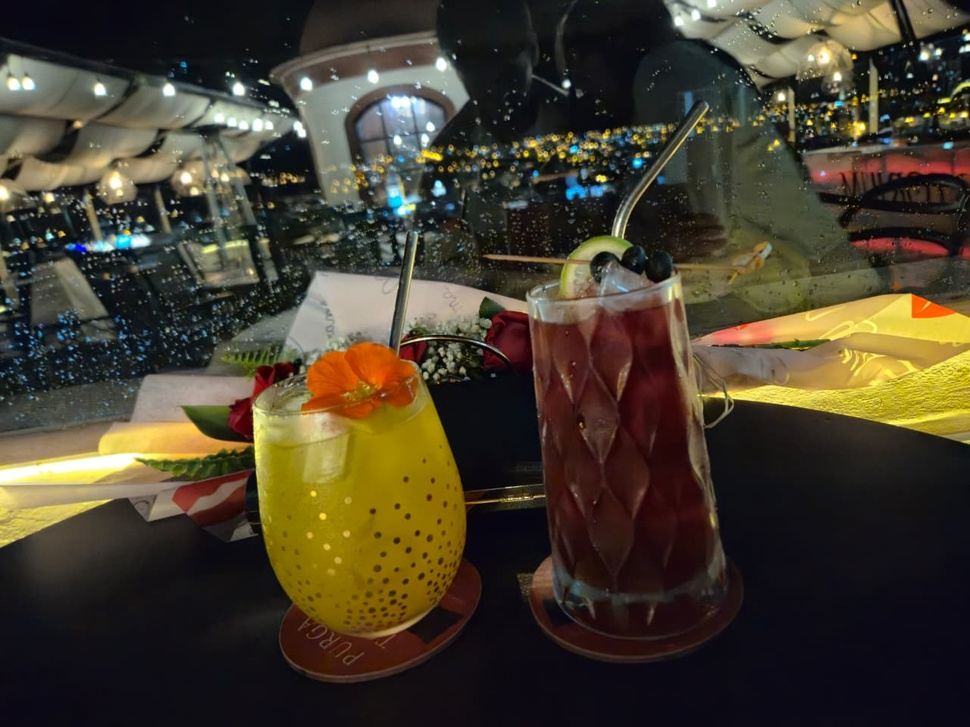
#> input picture colores.jpeg, 970 x 727 px, shrunk from 1280 x 960 before the run
$ jupyter execute --allow-errors clase2.ipynb
#> lines starting #> are read from the running program, lines starting #| are printed output that depends on the picture
[cell 1]
import cv2
import matplotlib.pyplot as plt
import numpy as np
img= cv2.imread('colores.jpeg')
#> img is the input picture: shape (727, 970, 3); mean B, G, R 45.4, 61.9, 69.9
img_rgb = cv2.cvtColor(img, cv2.COLOR_BGR2RGB)

fig, axs = plt.subplots(1, 4, figsize=(20, 5))


axs[0].imshow(img_rgb)
axs[0].set_title('Imagen Original')

fig_img=axs[1].imshow(img_rgb[..., 0], cmap='gray')
fig.colorbar(fig_img, ax=axs[1], shrink=0.5)
axs[1].set_title('Canal Rojo')

fig_img=axs[2].imshow(img_rgb[..., 1], cmap='gray')
fig.colorbar(fig_img, ax=axs[2], shrink=0.5)
axs[2].set_title('Canal Verde')

fig_img=axs[3].imshow(img_rgb[..., 2], cmap='gray')
fig.colorbar(fig_img, ax=axs[3], shrink=0.5)
axs[3].set_title('Canal Azul')

plt.tight_layout()
plt.show()
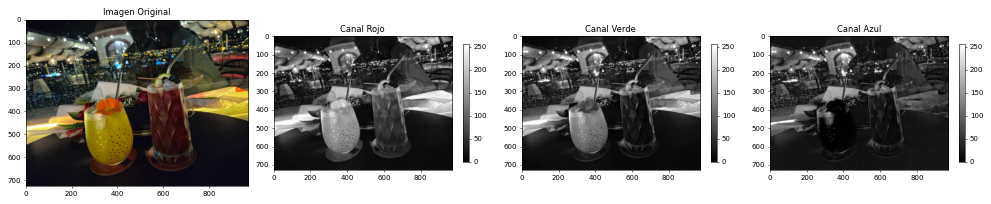
#> figure drawn by matplotlib, 7 panels

muestra matrices

[cell 2]
img_rgb[:3,3,:]
#> Out = [[10, 6, 20], [10, 6, 20], [10, 6, 20]]

muestra de pixeles para recortar una imagen

[cell 3]
plt.imshow(img_rgb[:10,:10,:])
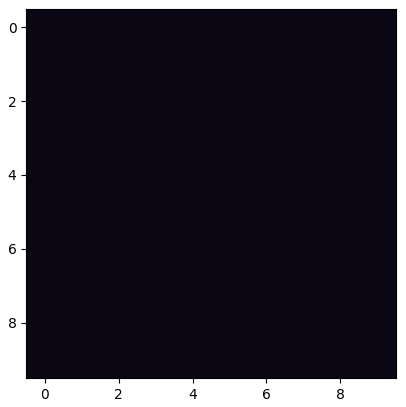
#> figure drawn by matplotlib, 1 panel

guardar imagen

[cell 4]
cv2.imwrite('imagen.jpg', img_rgb) #GUARDAR IMAGEN CON OPENCV
plt.imsave('imagen_nueva3.jpg', cv2.cvtColor(img_rgb, cv2.COLOR_BGR2RGB)) #GUARDAR IMAGEN CON MATPLOTLIB, SE DEBE CONVERTIR A RGB PARA QUE LOS COLORES SEAN CORRECTOS
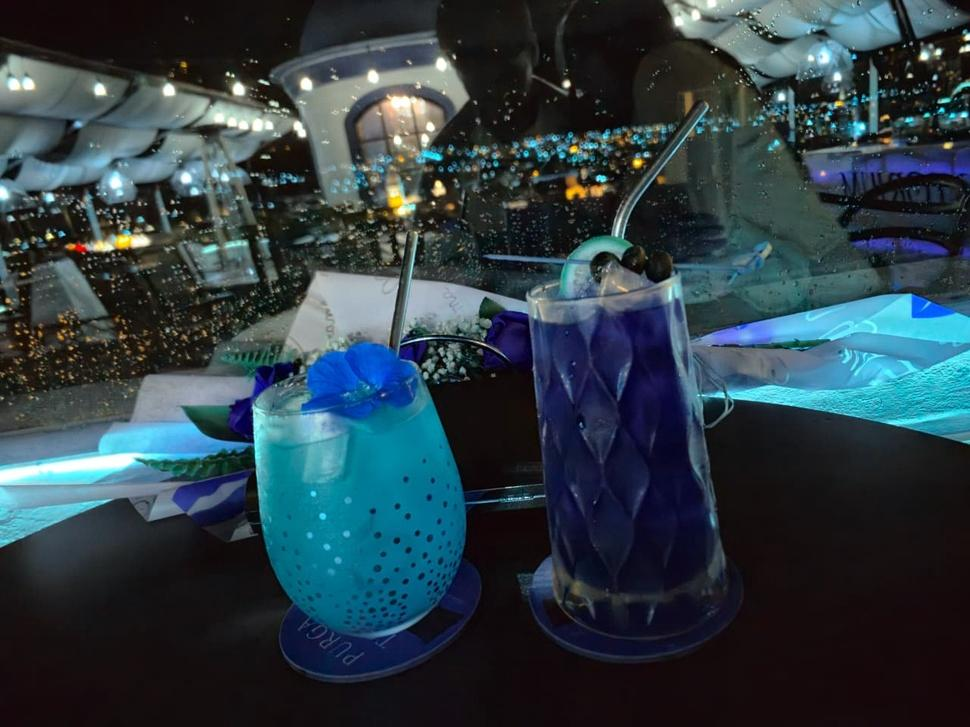
#> saved as imagen_nueva3.jpg: shape (727, 970, 3); mean R, G, B 45.4, 61.9, 69.9

ejercicos para generar una imagen

#> (a cell that did not finish here is left out)

esacala de grises y colores

[cell 6]
import cv2
import matplotlib.pyplot as plt
import numpy as np
img = cv2.imread('colores.jpeg', cv2.IMREAD_GRAYSCALE)
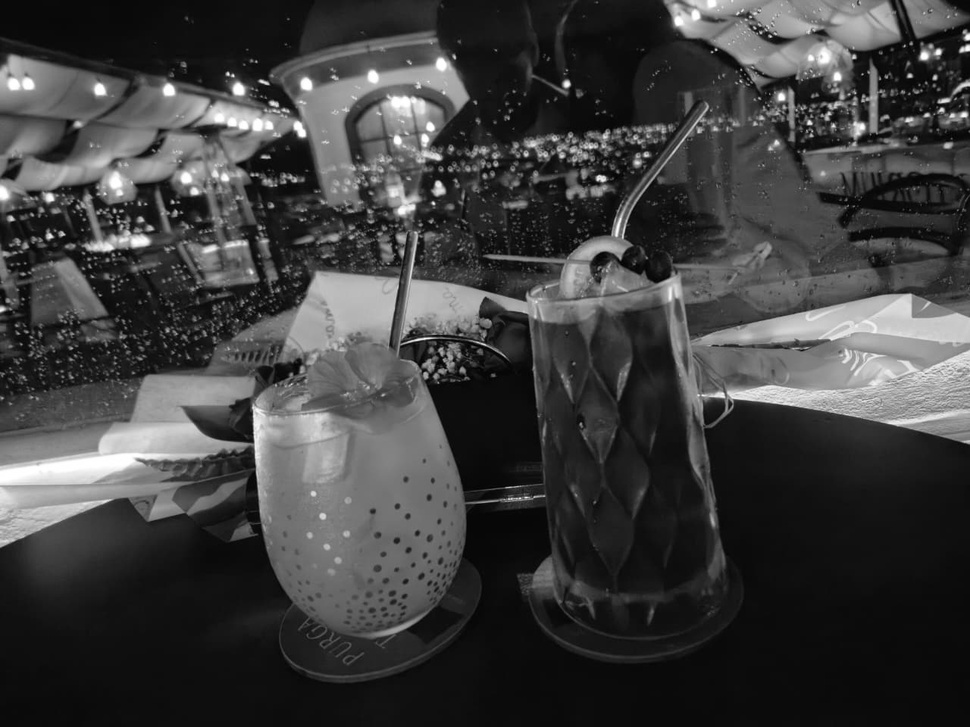
#> img: shape (727, 970); min 0, max 255, mean 62.4
#VALORES INICIALES DE PROFUNDIDAD DE COLOR
original=img.dtype
#transformando img a 16 bits
img16bits= np.uint16(img)
img_new=img16bits.dtype
print(f'Profundidad de color original: {original}')
#| Profundidad de color original: uint8
print(f'Profundidad de color nueva: {img_new}')
#| Profundidad de color nueva: uint16

plt.figure(figsize=(10,5))
plt.subplot(1,2,1)
plt.imshow(img, cmap='gray')
plt.title('Imagen Original')

plt.subplot(1,2,2)
plt.imshow(img, cmap='gray')
plt.title('Imagen con 16 bits')

#guardado con cv2 y matplotlib

cv2.imwrite('imagen_16bits.jpg', img16bits) #GUARDAR IMAGEN CON OPENCV
plt.imsave('imagen_nueva_16bits1.jpg', img16bits, cmap='gray')

$ run again, with img1.jpeg copied over colores.jpeg
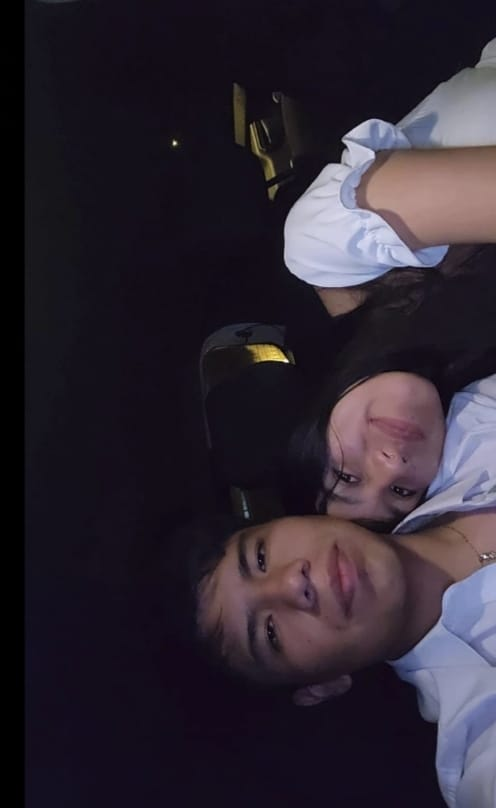
#> input picture img1.jpeg, 496 x 808 px
#> img is the input picture: shape (808, 496, 3); mean B, G, R 50, 39.1, 46.5
#> Out = [[0, 0, 0], [0, 0, 0], [0, 0, 0]]
#> `plt.imsave('imagen_nueva3.jpg', cv2.cvtColor(img_rgb, cv2.COLOR_BGR2RG..`:
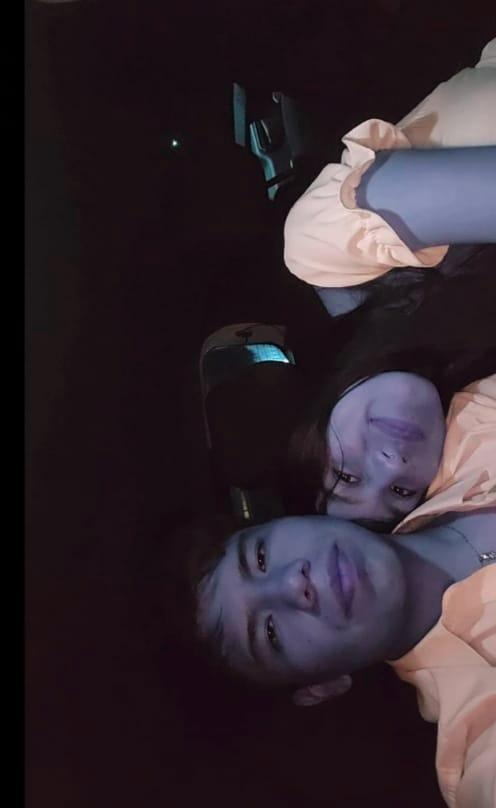
#> saved as imagen_nueva3.jpg: shape (808, 496, 3); mean R, G, B 50.3, 38.9, 46.6
#> `img = cv2.imread('colores.jpeg', cv2.IMREAD_GRAYSCALE)`:
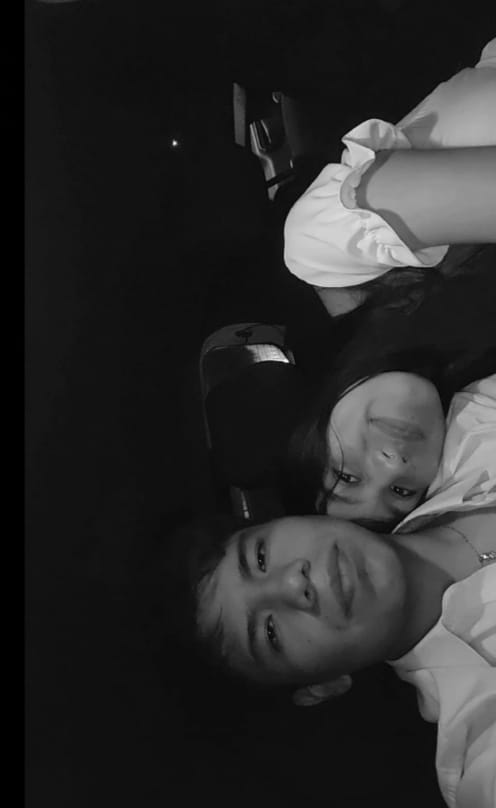
#> img: shape (808, 496); min 0, max 248, mean 42.5
#| Profundidad de color original: uint8
#| Profundidad de color nueva: uint16
